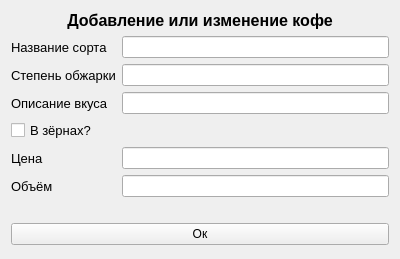
<?xml version="1.0" encoding="UTF-8"?>
<ui version="4.0">
 <class>Form</class>
 <widget class="QWidget" name="Form">
  <property name="geometry">
   <rect>
    <x>0</x>
    <y>0</y>
    <width>400</width>
    <height>259</height>
   </rect>
  </property>
  <property name="windowTitle">
   <string>AddEditCoffe</string>
  </property>
  <layout class="QFormLayout" name="formLayout">
   <item row="1" column="0">
    <widget class="QLabel" name="label">
     <property name="font">
      <font>
       <pointsize>10</pointsize>
      </font>
     </property>
     <property name="text">
      <string>Название сорта</string>
     </property>
    </widget>
   </item>
   <item row="1" column="1">
    <widget class="QLineEdit" name="name"/>
   </item>
   <item row="0" column="0" colspan="2">
    <widget class="QLabel" name="label_2">
     <property name="font">
      <font>
       <pointsize>12</pointsize>
       <weight>75</weight>
       <bold>true</bold>
      </font>
     </property>
     <property name="styleSheet">
      <string notr="true">text-align: center;</string>
     </property>
     <property name="text">
      <string>&lt;html&gt;&lt;head/&gt;&lt;body&gt;&lt;p align=&quot;center&quot;&gt;Добавление или изменение кофе&lt;/p&gt;&lt;/body&gt;&lt;/html&gt;</string>
     </property>
    </widget>
   </item>
   <item row="2" column="1">
    <widget class="QLineEdit" name="degree"/>
   </item>
   <item row="2" column="0">
    <widget class="QLabel" name="label_3">
     <property name="font">
      <font>
       <pointsize>10</pointsize>
      </font>
     </property>
     <property name="text">
      <string>Степень обжарки</string>
     </property>
    </widget>
   </item>
   <item row="3" column="1">
    <widget class="QLineEdit" name="taste"/>
   </item>
   <item row="3" column="0">
    <widget class="QLabel" name="label_4">
     <property name="font">
      <font>
       <pointsize>10</pointsize>
      </font>
     </property>
     <property name="text">
      <string>Описание вкуса</string>
     </property>
    </widget>
   </item>
   <item row="7" column="0">
    <widget class="QLabel" name="label_5">
     <property name="text">
      <string/>
     </property>
    </widget>
   </item>
   <item row="4" column="0" colspan="2">
    <widget class="QCheckBox" name="grains">
     <property name="font">
      <font>
       <pointsize>10</pointsize>
      </font>
     </property>
     <property name="text">
      <string>В зёрнах?</string>
     </property>
    </widget>
   </item>
   <item row="5" column="0">
    <widget class="QLabel" name="label_6">
     <property name="font">
      <font>
       <pointsize>10</pointsize>
      </font>
     </property>
     <property name="text">
      <string>Цена</string>
     </property>
    </widget>
   </item>
   <item row="5" column="1">
    <widget class="QLineEdit" name="price"/>
   </item>
   <item row="6" column="0">
    <widget class="QLabel" name="label_7">
     <property name="font">
      <font>
       <pointsize>10</pointsize>
      </font>
     </property>
     <property name="text">
      <string>Объём</string>
     </property>
    </widget>
   </item>
   <item row="6" column="1">
    <widget class="QLineEdit" name="volume"/>
   </item>
   <item row="8" column="0" colspan="2">
    <widget class="QPushButton" name="pushButton">
     <property name="text">
      <string>Ок</string>
     </property>
    </widget>
   </item>
  </layout>
 </widget>
 <resources/>
 <connections/>
</ui>
